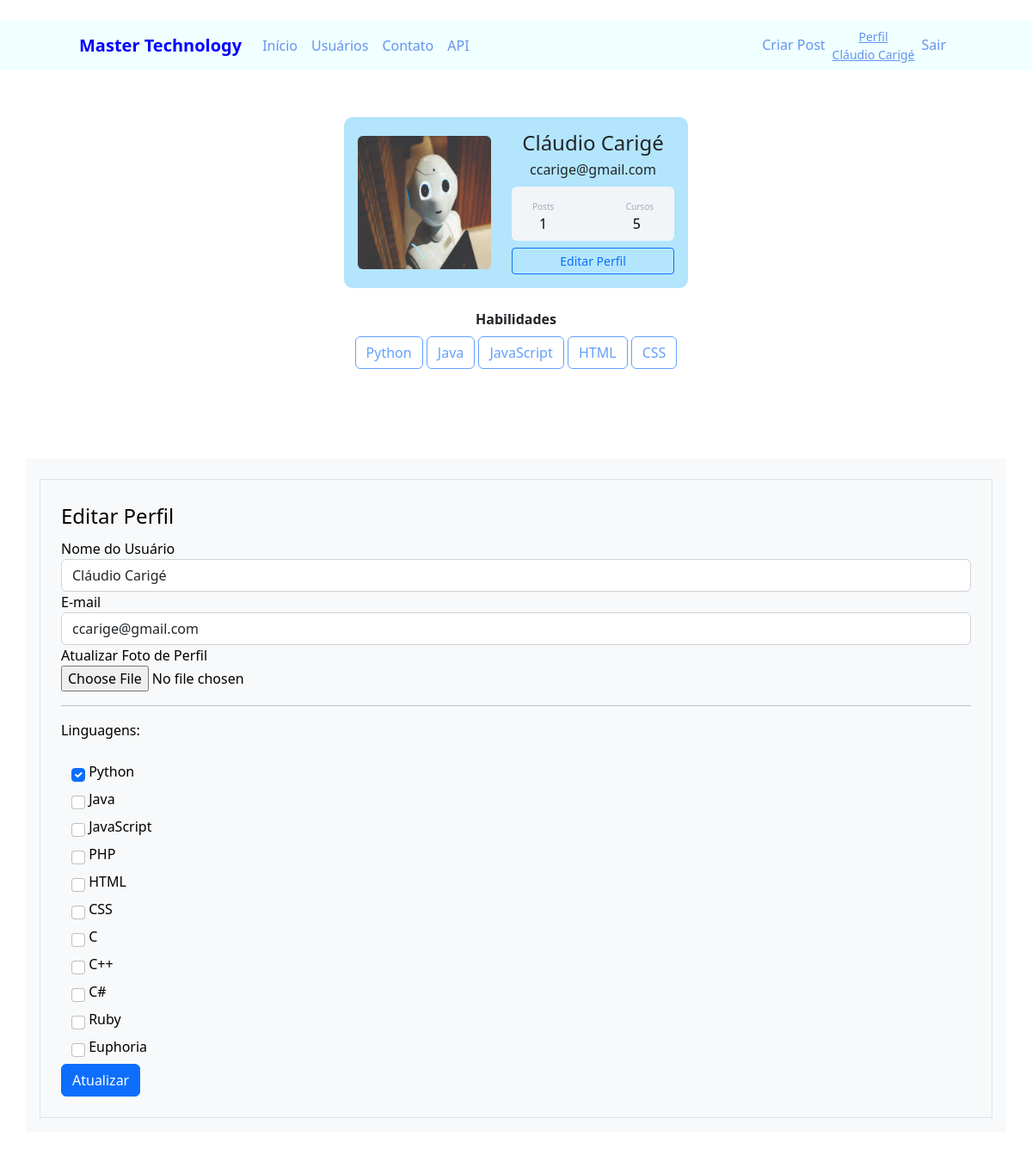
/perfil/editar (signed in), run on the app's committed database.
### mastertechnology/models.py (models this page shows)
class Usuarios(db.Model, UserMixin):
    id = db.Column(db.Integer, primary_key=True)
    username = db.Column(db.String, unique=True, nullable=False)
    email = db.Column(db.String, unique=True, nullable=False)
    senha = db.Column(db.String, nullable=False)
    foto_perfil = db.Column(db.String, default='default.jpg')
    postagens = db.relationship('Postagens', backref='autor', lazy=True)
    linguagem = db.Column(db.String, nullable=False, default="Não informado")
    def contagem_post(self):
        return len(self.postagens)

### mastertechnology/links.py (the view)
@app.route('/perfil/editar', methods=['GET', 'POST'])
@login_required
def editar_perfil():
    form = FormEditarPerfil()
    if form.validate_on_submit():
        current_user.email = form.email.data
        current_user.username = form.username.data
        if form.foto_perfil.data:
            nome_imagem = salvar_imagem(form.foto_perfil.data)
            current_user.foto_perfil = nome_imagem
        current_user.linguagem = atualizar_linguagens(form)
        db.session.commit()
        flash('Edição efetuada com sucesso.', 'alert-success')
        return redirect(url_for('perfil'))
    elif request.method == "GET":
        form.email.data = current_user.email
        form.username.data = current_user.username
        if 'Python' in current_user.linguagem:
            form.linguagem_python.data = True
        elif 'Java' in current_user.linguagem:
            form.linguagem_java.data = True
        elif 'JavaScript' in current_user.linguagem:
            form.linguagem_javascript.data = True
        elif 'PHP' in current_user.linguagem:
            form.linguagem_php.data = True
        elif 'HTML' in current_user.linguagem:
            form.linguagem_html.data = True
        elif 'CSS' in current_user.linguagem:
            form.linguagem_css.data = True
        elif 'C' in current_user.linguagem:
            form.linguagem_c.data = True
        elif 'C++' in current_user.linguagem:
            form.linguagem_c_mais_mais.data = True
        elif 'C#' in current_user.linguagem:
            form.linguagem_c_sharp.data = True
        elif 'Ruby' in current_user.linguagem:
            form.linguagem_ruby = True
        elif 'Euphoria' in current_user.linguagem:
            form.linguagem_euphoria = True
    foto_perfil = url_for('static', filename='fotos_perfil/{}'.format(current_user.foto_perfil))
    return render_template('editarperfil.html', foto_perfil=foto_perfil, form=form)

### mastertechnology/forms.py (shortened to what this page needs)
class FormEditarPerfil(FlaskForm):
    username = StringField('Nome do Usuário', [validators.DataRequired(), validators.Length(min=4, max=25)])
    email = StringField('E-mail', [validators.DataRequired(), validators.Email(message='** E-mail Inválido **')])
    botao_submit_editarperfil = SubmitField('Atualizar')
    foto_perfil = FileField('Atualizar Foto de Perfil', validators=[FileAllowed(['jpg', 'png'])])
    linguagem_python = BooleanField('Python')
    linguagem_java = BooleanField('Java')
    linguagem_javascript = BooleanField('JavaScript')
    linguagem_php = BooleanField('PHP')
    linguagem_html = BooleanField('HTML')
    linguagem_css = BooleanField('CSS')
    linguagem_c = BooleanField('C')
    linguagem_c_mais_mais = BooleanField('C++')
    linguagem_c_sharp = BooleanField('C#')
    linguagem_ruby = BooleanField('Ruby')
    linguagem_euphoria = BooleanField('Euphoria')

### mastertechnology/models.py (called while the page is built)
@login_usuario.user_loader
def load_usuario(id_usuario):
    return Usuarios.query.get(int(id_usuario))

### mastertechnology/templates/editarperfil.html (shortened to what this page needs)
{% extends 'perfil.html' %}
{% block editar_perfil%}
    <h1  style="color: white"> <br> <b> <center>Edição de perfil</center></b></h1>
        <div  class="container text-bg-light p-3">
            <div class="row">
                <div class="col">
                    <form method="POST" action="" class="border p-4 mt-2" enctype="multipart/form-data">
                        <legend>Editar Perfil</legend>
                            <fieldset>
                                 <div class="form-group">
                                    {{form.username.label(class="form-control-label")}}
                                    {% if form.username.errors %}
                                        {{ form.username(class="form-control is-invalid") }}
                                    <div class="invalid-feedback">
                                        {% for erro in form.username.errors %}
                                            {{ erro }}
                                        {% endfor %}
                                    </div>
                                    {% else %}
                                        {{ form.username(class="form-control") }}
                                    {% endif %}
                                 </div>
                                 <div class="form-group">
                                    {{form.email.label(class="form-control-label")}}
                                    {% if form.email.errors %}
                                        {{form.email(class="form-control is-invalid")}}
                                    <div class="invalid-feedback">
                                        {% for erro in form.email.errors %}
                                            {{ erro }}
                                        {% endfor %}
                                    </div>
                                        {% else %}
                                            {{form.email(class="form-control")}}
                                        {% endif %}
                                 </div>
                                <div class="form-group">
                                    {{ form.foto_perfil.label}}
                                     <br>
                                    {{ form.foto_perfil(class="form-control-file")}}
                                     <br>
                                </div>
                                <hr>
                                <P>Linguagens:</P>
                                {% for campo in form %}
                                    {% if "linguagem_" in campo.name %}
                                        <div class="form-group container">
                                            {{campo(class="form-check-input mt-3")}}
                                            {{campo.label(class="form-check-label mt-2")}}
                                        </div>
                                    {% endif %}
                                {% endfor %}
                            </fieldset>
                        {{form.botao_submit_editarperfil(class="btn btn-primary mt-2")}}
                    </form>
                </div>
           </div>
        </div>
{% endblock %}

### mastertechnology/templates/perfil.html
{% extends 'base.html' %}
{% block body %}
        <div class="container mt-3 d-flex justify-content-center">
            <div class="card p-3">
                <div class="d-flex align-items-center">
                    <div class="image pe-4">
                        <img src="{{ foto_perfil }}" class="rounded" width="155">
                    </div>
                    <div class="ml-3 w-100">
                       <center> <h4 class="mb-1 mt-0">{{current_user.username}}</h4>
                       <span>{{ current_user.email}}</span></center>
                       <div class="p-2 mt-2 bg-primary d-flex justify-content-between rounded text-white stats">
                          <div class="d-flex flex-column">
                              <span class="articles ps-3 mt-2">Posts</span>
                              <span class="number1 ps-4">{{ current_user.contagem_post()}}</span>
                          </div>
                          {% if 'Não informado' in current_user.linguagem %}
                            <div class="d-flex flex-column">
                                <span class="rating pe-3 mt-2">Cursos</span>
                                <span class="number3 ps-2">0</span>
                            </div>
                          {% else %}
                            <div class="d-flex flex-column">
                                <span class="rating pe-3 mt-2">Cursos</span>
                                <span class="number3 ps-2">{{ current_user.linguagem.count(';') + 1 }}</span>
                            </div>
                          {% endif %}
                       </div>
                       <div class="button mt-2 d-flex flex-row align-items-center">
                          <a class="w-100 ml-2" href="{{ url_for('editar_perfil') }}">
                            <button class="btn btn-sm btn-outline-primary w-100 ml-2">Editar Perfil</button>
                          </a>
                       </div>
                    </div>
                </div>
            </div>
         </div>
            <div class="row justify-content-center">
                <div class="col col-4" style="text-align: center">
                    <br><strong>Habilidades</strong><br>
                    {% if 'Não informado' not in current_user.linguagem %}
                        {% for curso in current_user.linguagem.split(';') %}
                            <button type="button" class="btn btn-outline-primary mt-2" disabled>{{curso}}</button>
                        {% endfor %}
                    {% else %}
                        <button type="button" class="btn btn-success mt-2" disabled><strong>Nenhuma</strong></button>
                    {% endif %}
                </div>
            </div>
    {% block editar_perfil %}
    {% endblock %}
{% endblock %}

### mastertechnology/templates/navbar.html (shortened to what this page needs)
<nav class="navbar navbar-expand-lg   cabecalho menu__lista">
  <div class="container-fluid container ">
    <a class="navbar-brand" href="{{ url_for('home') }}"><strong style="color:blue">Master Technology</strong> </a>
    <div class="collapse navbar-collapse" id="navbarSupportedContent">
      <ul class="navbar-nav me-auto mb-2 mb-lg-0">
        <li class="nav-item">
          <a class="nav-link" href="{{ url_for('home') }}" style="color: cornflowerblue">Início</a>
        </li>
        <li class="nav-item">
          <a class="nav-link" href="{{ url_for('usuarios') }}" style="color: cornflowerblue">Usuários</a>
        </li>
        <li class="nav-item">
          <a class="nav-link" href="{{ url_for('contato') }}" style="color: cornflowerblue">Contato</a>
        </li>
        <li class="nav-item">
          <a class="nav-link" href="{{ url_for('consulta') }}" style="color: cornflowerblue">API</a>
        </li>
      </ul>
      <ul class = "d_flex navbar-nav">
         {% if current_user.is_authenticated%}
            <li class="nav-item">
              <a class="nav-link" href="{{ url_for('criar_post') }}" style="color: cornflowerblue">Criar Post</a>
            </li>
            <li class="nav-item">
                {% if current_user.is_authenticated %}
                <div class="box">
                    <div class="p1">
                    <a class="small" href="{{ url_for('perfil') }}" style="color: cornflowerblue">
                        <center>Perfil<br>
                        {{"{}".format(current_user.username)}}</center>
                    </a>
                    </div>
                </div>
                {% endif %}
            </li>
            <li class="nav-item">
              <a class="nav-link" href="{{ url_for('sair') }}" style="color: cornflowerblue">Sair</a>
            </li>
         {% endif %}
      </ul>
    </div>
  </div>
</nav>

### mastertechnology/static/css/main.css (style rules this page uses)
.card { width: 400px; border: none; border-radius: 10px; background-color: #B3E5FC; }
.stats { background: #f2f5f8 !important; color: #000 !important; }
.articles { font-size:10px; color: #a1aab9; }
.number1 { font-weight:500; }
.rating { font-size:10px; color: #a1aab9; }
.number3 { font-weight:500; }
.cabecalho { align-items: center; background: azure; display: inline-block; justify-content: space-between; padding-left: 5rem; padding-right: 5rem; position: fixed; z-index: 5; width: 100%; }
.menu__lista { display: flex; margin-right: 4rem; }

### data on the page
Usuarios: username "Cláudio Carigé", email "ccarige@gmail.com", linguagem "5"

### other printed values
{{ current_user.contagem_post() }} "1"
{{ curso }} "Python" "Java" "JavaScript" "HTML" "CSS"
{{ campo.label(class="form-check-label mt-2") }} "Python" "Java" "JavaScript" "PHP" "HTML" "CSS" "C" "C++" "C#" "Ruby" "Euphoria"
